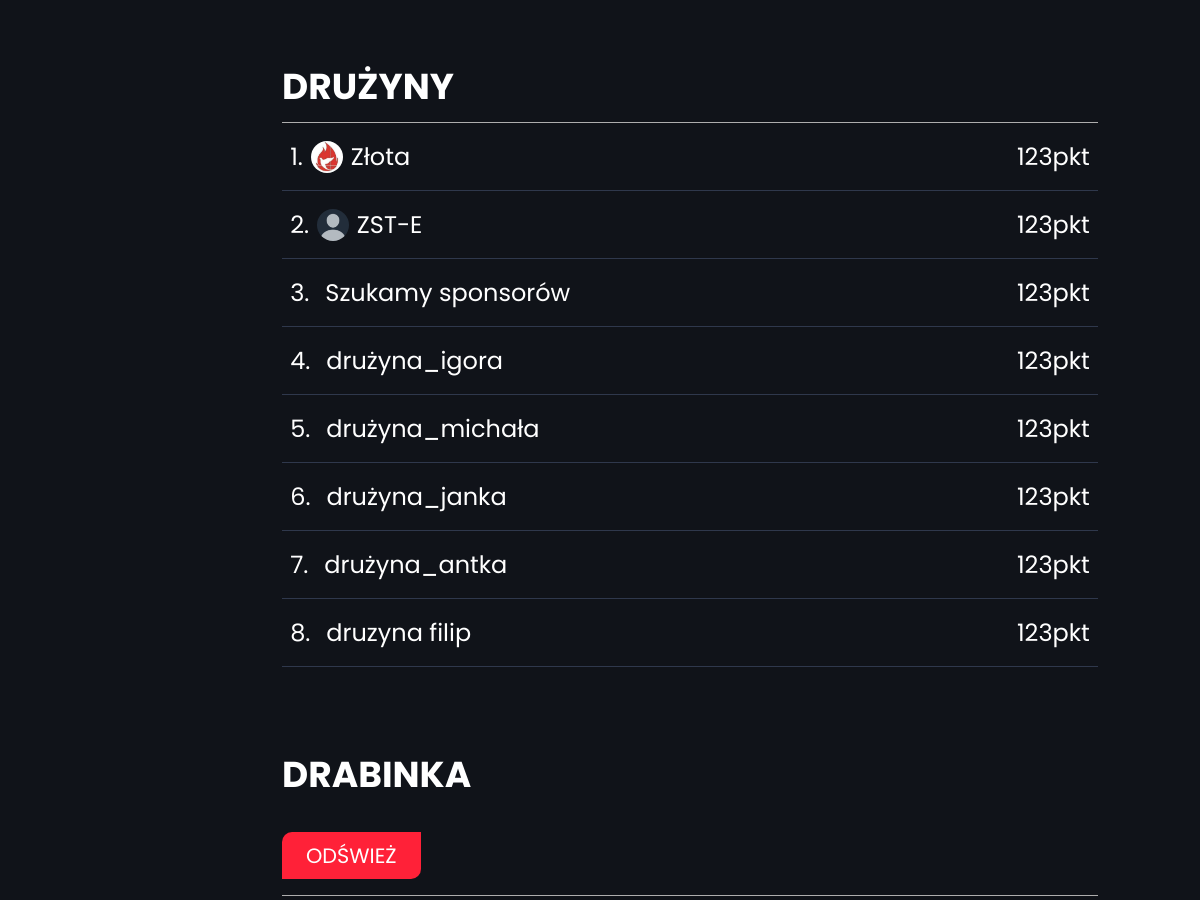
The page /tournament/Turnieje League of Legends/ (middle part) on the database as committed earlier.
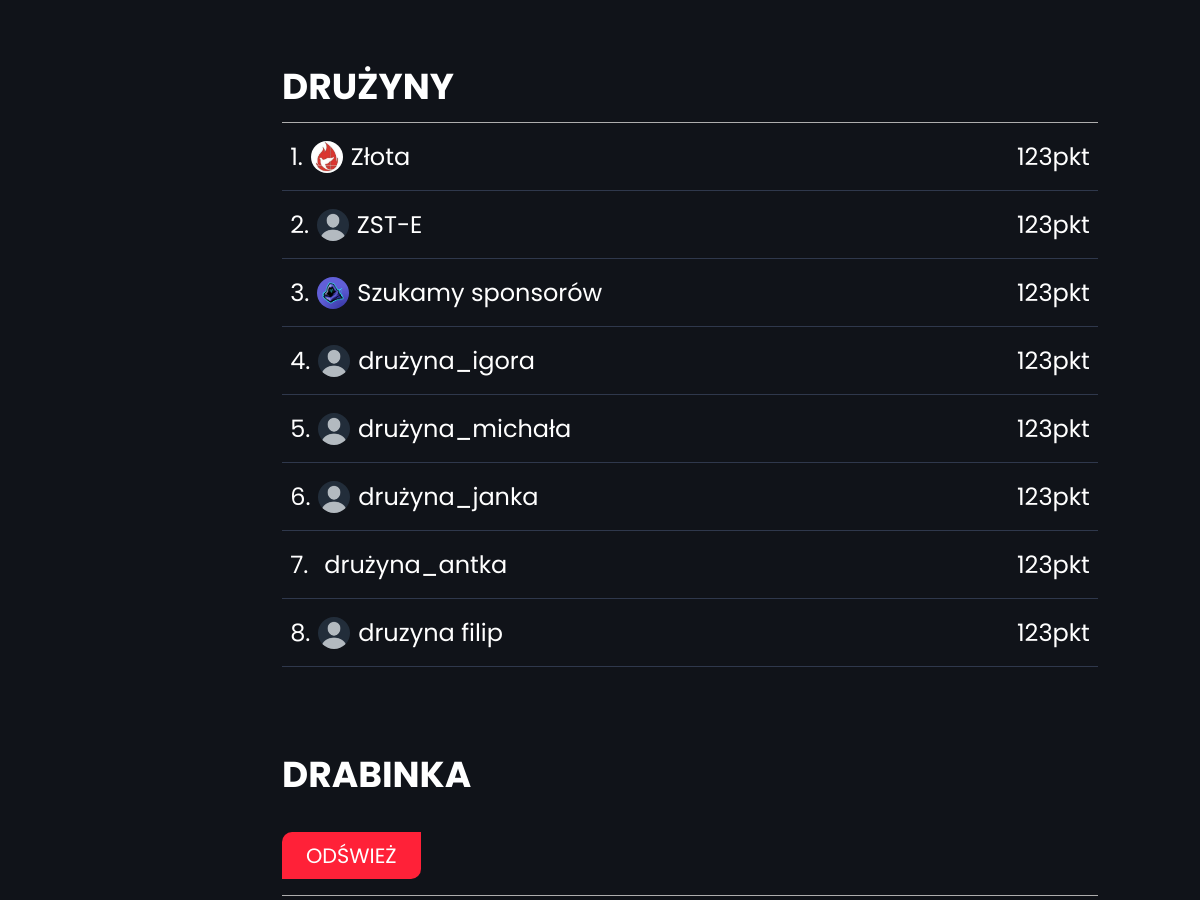
The same page on the database as committed later.
### backend/models.py (models this page shows)
class Team(models.Model):
    nazwa = models.CharField(max_length=100)
    opis = models.CharField(max_length=200, null=True, blank=True)
    zdjecie = models.ImageField(upload_to='images/', null=True, blank=True, default="images/1.png")
    creator = models.EmailField()
    punkty = models.IntegerField(default=0)
    players = models.ManyToManyField('CustomUser')
    def __str__(self):
        return self.nazwa

### frontend/views.py (the view, shortened to what this page needs)
# urls.py: path("tournament/<tournamentname>/", tournament_site, name="tournament_site"),
def tournament_site(request, tournamentname):
    teams = []
    rozgrywki = Rozgrywki.objects.filter(nazwa_turnieju=tournamentname)
    tournament = Tournament.objects.get(nazwa=tournamentname)
    creator = CustomUser.objects.get(email=tournament.creator)
    template = loader.get_template('frontend/tournament.html')
    if request.user.is_authenticated:
        teams = Team.objects.filter(creator = request.user.email)
    rozgrywki = Rozgrywki.objects.filter(nazwa_turnieju=tournament.nazwa)
    context = {
        "tournament":tournament,
        "teams": teams,
        "rozgrywki": rozgrywki,
        "creator": creator,
        "zapisana_druzyna": None,
        "rozgrywki": None,
    }
    return HttpResponse(template.render(context, request))

### backend/models.py (called while the page is built)
    def __str__(self):
        return self.nazwa

### frontend/templates/frontend/tournament.html (shortened to what this page needs)
{% extends 'frontend/base.html' %}
{% block content %}
    <div id="t-container" class="tournament-detail-container">
        <div id="additionalbc">
        <div id="inner-wrapper">
            <div id="tournament-content-detailed">
                <h2 class="hnomb">Drużyny</h2>
                <div id="tournament-nav"></div>
                {% for team in tournament.druzyny.all %}
                    <a href="{% url 'team_site' teamname=team.nazwa %}"><div class="players-list-div"><li><span></span>
                    {% if team.zdjecie %}<img src="{{ team.zdjecie.url }}" alt="">{% else %}<img src="https://ionicframework.com/docs/img/demos/avatar.svg" alt="">{% endif %}
                    <div>{{ team }}</div><div class="float-right">123pkt</div></li></div></a>
                {% empty %}
                <p class="zapisana_druzyna">Bądź pierwszą drużyną, która weźmie udział</p>
                {% endfor %}
                <h2 class="hnomb2">Drabinka</h2>
                <button class="defaultbutton" id="refresh-btn">Odśwież</button>
                <div id="tournament-nav"></div>
                {% if rozgrywki.all %}
                <div id="tablecont">
                <table>
                    <tr class="drabinka">
                        <td class="kolumna">
                            <div class="runda">Runda 1</div>
                            <div class="kolumna-mecze {% if rozgrywki|length > 8 %}extraround {% else %} firstround{% endif %}">
                                {% for rozgrywka in rozgrywki %}
                                    {% if rozgrywka.faza == 0 %}
                                    <div class="mecz">
                                        <div class="team1">{{ rozgrywka.druzyna1 }}</div>
                                        <div class="meczwynik team1">0</div>
                                        <div class="team2">{{ rozgrywka.druzyna2 }}</div>
                                        <div class="meczwynik team2">1</div>
                                        <span></span>
                                    </div>
                                    {% endif %}
                                {% endfor %}
                            </div>
                        </td>
                        <td class="kolumna">
                            <div class="runda">Runda 2</div>
                            <div class="kolumna-mecze secondround">
                                {% for rozgrywka in rozgrywki %}
                                    {% if rozgrywka.faza == 1 %}
                                    <div class="mecz {% if rozgrywki|length < 5 %}final{% endif %}">
                                        <div class="team1">{{ rozgrywka.druzyna1 }}</div>
                                        <div class="meczwynik team1">0</div>
                                        <div class="team2">{{ rozgrywka.druzyna2 }}</div>
                                        <div class="meczwynik team2">1</div>
                                        <span></span>
                                    </div>
                                    {% endif %}
                                {% endfor %}
                            </div>
                        </td>
                        {% if rozgrywki|length > 4 %}
                        <td class="kolumna">
                            <div class="runda">Runda 3</div>
                            <div class="kolumna-mecze thirdround">
                                {% for rozgrywka in rozgrywki %}
                                    {% if rozgrywka.faza == 2 %}
                                    <div class="mecz {% if rozgrywki|length < 9 %}final{% endif %}">
                                        <div class="team1">{{ rozgrywka.druzyna1 }}</div>
                                        <div class="meczwynik team1">0</div>
                                        <div class="team2">{{ rozgrywka.druzyna2 }}</div>
                                        <div class="meczwynik team2">1</div>
                                        <span></span>
                                    </div>
                                    {% endif %}
                                {% endfor %}
                            </div>
                        </td>
                        {% endif %}
                        {% if rozgrywki|length > 8 %}
                        <td class="kolumna">
                            <div class="runda">Runda 4</div>
                            <div class="kolumna-mecze">
                                {% for rozgrywka in rozgrywki %}
                                    {% if rozgrywka.faza == 3 %}
                                    <div class="mecz {% if rozgrywki|length < 17 %}final{% endif %}">
                                        <div class="team1">{{ rozgrywka.druzyna1 }}</div>
                                        <div class="meczwynik team1">0</div>
                                        <div class="team2">{{ rozgrywka.druzyna2 }}</div>
                                        <div class="meczwynik team2">1</div>
                                        <span></span>
                                    </div>
                                    {% endif %}
                                {% endfor %}
                            </div>
                        </td>
                        {% endif %}
                        {% if rozgrywki|length > 16 %}
                        <td class="kolumna">
                            <div class="runda">Runda 5</div>
                            <div class="kolumna-mecze">
                                {% for rozgrywka in rozgrywki %}
                                    {% if rozgrywka.faza == 4 %}
                                    <div class="mecz {% if rozgrywki|length < 33 %}final{% endif %}">
                                        <div class="team1">{{ rozgrywka.druzyna1 }}</div>
                                        <div class="meczwynik team1">0</div>
                                        <div class="team2">{{ rozgrywka.druzyna2 }}</div>
                                        <div class="meczwynik team2">1</div>
                                        <span></span>
                                    </div>
                                    {% endif %}
                                {% endfor %}
                            </div>
                        </td>
                        {% endif %}
                    </tr>
                </table></div>
                {% else %}
                <div id="tablecont">
                </div>
                {% endif %}
            </div>
        </div>
    </div>
    </div></div>
{% endblock %}

### frontend/templates/frontend/base.html (shortened to what this page needs)
<!DOCTYPE html>
<html lang="en">
<head>
    {% load static %}
    <link rel="stylesheet" href="{% static 'style.css' %}">
    <link rel="stylesheet" href="{% static 'mobile.css' %}">
    <link
    rel="stylesheet"
    href="https://cdnjs.cloudflare.com/ajax/libs/animate.css/4.1.1/animate.min.css"
  />
</head>
<body id="body">
    {% block content %}
    {% endblock %}
</body>
</html>

### frontend/static/style.css (style rules this page uses)
body { margin: 0; padding: 0; overflow-x: hidden !important; background-color: #101319; }
html { overflow-x: hidden !important; }
a { text-decoration: none; color: inherit; }
* { font-family: 'Poppins', sans-serif; }
h1, h2, h3, h4, h5 { text-transform: uppercase; }
a { display: block; }
.tournament-detail-container { background-repeat: no-repeat; background-size: auto 100vh; width: 85vw; margin-left: 15vw; height: auto; min-height: 100vh; overflow-x: hidden; background-color: #101319; }
#inner-wrapper { width: auto; height: auto; margin-top: 55vh; padding-right: 10%; padding-left: 10%; color: white !important; font-size: 1.5rem; }
#tournament-nav { margin-top: 1vh; border-top: 1px solid rgb(174, 174, 174); overflow: auto; }
#refresh-btn { margin-top: 0 !important; }
.float-right { margin-left: auto; float: right; }
#tournament-content-detailed { margin-top: 10vh; background-color: #101319; overflow-x: hidden !important; }
#tablecont { overflow-y: hidden !important; overflow-x: auto !important; margin-bottom: 10vh; }
.players-list-div { width: auto; height: auto; padding: 2vh 1% 2vh 1%; border-bottom: 1px solid #2f384c; }
li { display: flex; flex-direction: row; flex-wrap: wrap; justify-content: flex-start; align-items: center; align-content: center; }
body { counter-reset: section; }
li span::before { counter-increment: section; content: counter(section) ". "; color: white; }
li img, .chatimg { height: 4vh; width: auto; border-radius: 9999px; margin-right: 1%; margin-left: 1%; }
.hnomb { margin-bottom: 0; }
.hnomb2 { margin-top: 10vh; }
.defaultbutton { padding: 1vh 3vh 1vh 3vh ; color: #ffff; background-color: #ff2138; border: none; border-top-left-radius: 10px; border-bottom-right-radius: 10px; font-weight: 400; font-size: 1.3rem; text-transform: uppercase; margin-bottom: 1vh; transition: all .2s; margin-top: 5vh; }
#additionalbc { background-image:linear-gradient(0deg, #101319 0%, #101319 40vh, #101319a3 65vh, rgba(255, 255, 255, 0) 100vh); position: absolute; width: 85vw; height: 100vh; background-position: top; left: 15vw; }
* { scrollbar-width: auto; scrollbar-color: #10131900 #272f3c00; }

Rows that differ between the two databases and show on the page:
changed Team "Szukamy sponsorów": zdjecie: picture added
changed Team "drużyna_igora": zdjecie: picture added
changed Team "drużyna_michała": zdjecie: picture added
changed Team "drużyna_janka": zdjecie: picture added
changed Team "druzyna filip": zdjecie: picture added
